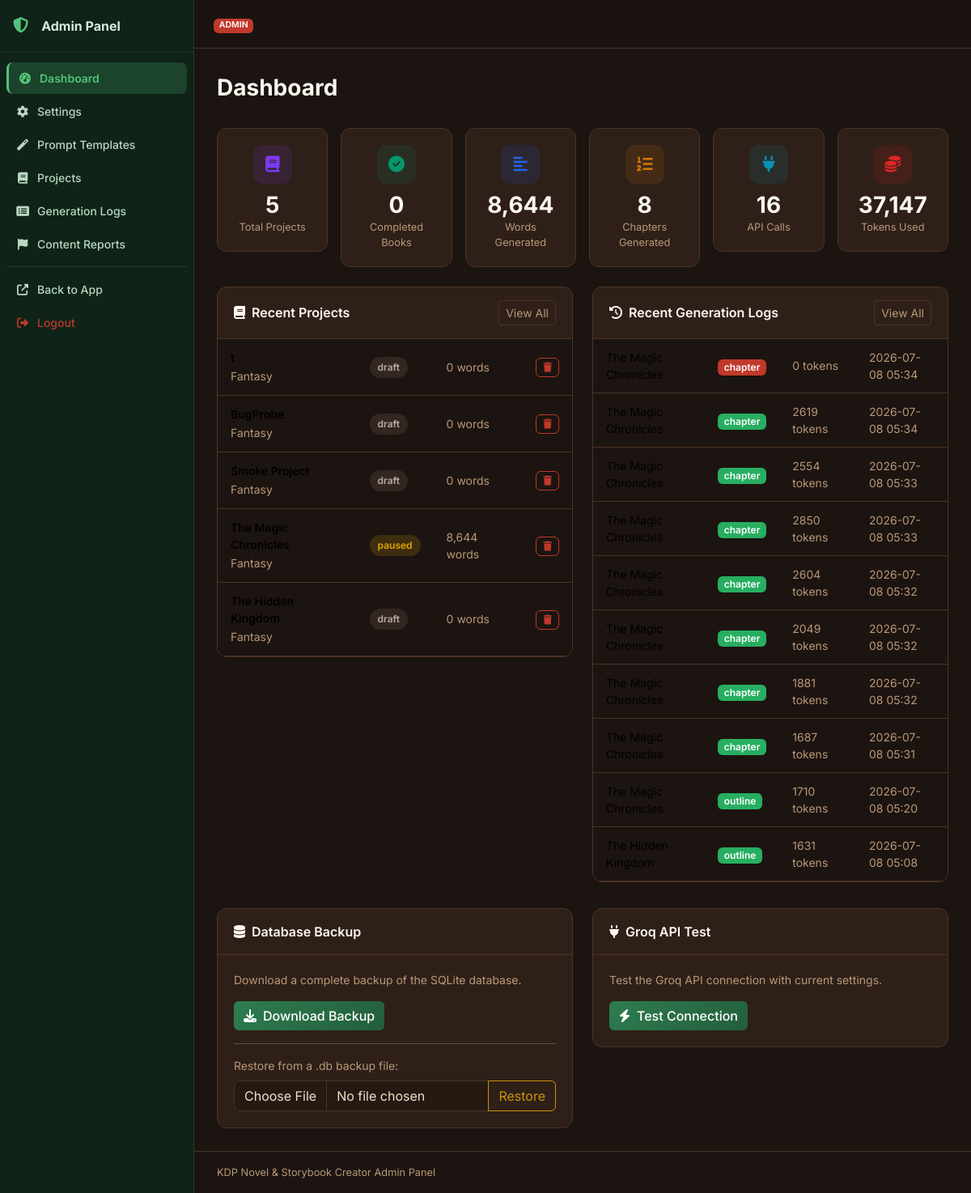
Page /julisunkan/dashboard (signed in) on the committed database.
### tables this page shows
CREATE TABLE projects (
    id INTEGER PRIMARY KEY AUTOINCREMENT,
    title TEXT NOT NULL,
    subtitle TEXT DEFAULT '',
    genre TEXT DEFAULT 'Fantasy',
    audience TEXT DEFAULT 'Adult',
    description TEXT DEFAULT '',
    language TEXT DEFAULT 'English',
    story_type TEXT DEFAULT 'Novel',
    writing_style TEXT DEFAULT 'Descriptive',
    point_of_view TEXT DEFAULT 'Third Person Limited',
    tense TEXT DEFAULT 'Past',
    tone TEXT DEFAULT 'Adventurous',
    num_chapters INTEGER DEFAULT 10,
    words_per_chapter INTEGER DEFAULT 2000,
    creativity_level TEXT DEFAULT 'balanced',
    temperature REAL DEFAULT 0.7,
    top_p REAL DEFAULT 0.9,
    max_tokens INTEGER DEFAULT 4096,
    status TEXT DEFAULT 'draft',
    current_chapter INTEGER DEFAULT 0,
    total_words INTEGER DEFAULT 0,
    cover_prompt TEXT DEFAULT '',
    include_images INTEGER DEFAULT 0,
    images_per_chapter INTEGER DEFAULT 1,
    image_style TEXT DEFAULT 'Realistic',
    created_at TIMESTAMP DEFAULT CURRENT_TIMESTAMP,
    updated_at TIMESTAMP DEFAULT CURRENT_TIMESTAMP
);

CREATE TABLE generation_logs (
    id INTEGER PRIMARY KEY AUTOINCREMENT,
    project_id INTEGER,
    chapter_id INTEGER,
    log_type TEXT DEFAULT 'chapter',
    prompt TEXT DEFAULT '',
    response TEXT DEFAULT '',
    tokens_used INTEGER DEFAULT 0,
    generation_time REAL DEFAULT 0,
    status TEXT DEFAULT 'success',
    error_message TEXT DEFAULT '',
    created_at TIMESTAMP DEFAULT CURRENT_TIMESTAMP,
    FOREIGN KEY (project_id) REFERENCES projects(id) ON DELETE CASCADE
);

CREATE TABLE settings (
    id INTEGER PRIMARY KEY AUTOINCREMENT,
    key TEXT UNIQUE NOT NULL,
    value TEXT,
    updated_at TIMESTAMP DEFAULT CURRENT_TIMESTAMP
);

### routes/admin.py (the view)
@bp.route('/dashboard')
@admin_required
def dashboard():
    db = get_db()
    stats = {
        'total_projects': db.execute('SELECT COUNT(*) FROM projects').fetchone()[0],
        'completed': db.execute("SELECT COUNT(*) FROM projects WHERE status='completed'").fetchone()[0],
        'total_words': db.execute('SELECT COALESCE(SUM(total_words),0) FROM projects').fetchone()[0],
        'total_chapters': db.execute("SELECT COUNT(*) FROM chapters WHERE status='generated'").fetchone()[0],
        'total_api_calls': db.execute('SELECT COALESCE(SUM(api_requests),0) FROM statistics').fetchone()[0],
        'total_tokens': db.execute('SELECT COALESCE(SUM(tokens_used),0) FROM statistics').fetchone()[0],
        'total_books': db.execute('SELECT COALESCE(SUM(books_generated),0) FROM statistics').fetchone()[0],
        'total_log_errors': db.execute("SELECT COUNT(*) FROM generation_logs WHERE status='error'").fetchone()[0],
    }
    recent_projects = db.execute(
        'SELECT * FROM projects ORDER BY updated_at DESC LIMIT 10'
    ).fetchall()
    recent_logs = db.execute(
        '''SELECT gl.*, p.title as project_title FROM generation_logs gl
           LEFT JOIN projects p ON gl.project_id = p.id
           ORDER BY gl.id DESC LIMIT 20'''
    ).fetchall()
    daily_stats = db.execute(
        'SELECT * FROM statistics ORDER BY date DESC LIMIT 30'
    ).fetchall()
    return render_template('admin/dashboard.html', stats=stats,
                           recent_projects=recent_projects,
                           recent_logs=recent_logs, daily_stats=daily_stats)

### database/__init__.py (called while the page is built)
def get_db():
    if 'db' not in g:
        db_path = current_app.config['DATABASE']
        os.makedirs(os.path.dirname(db_path), exist_ok=True)
        g.db = sqlite3.connect(db_path)
        g.db.row_factory = sqlite3.Row
        g.db.execute('PRAGMA foreign_keys = ON')
        g.db.execute('PRAGMA journal_mode = WAL')
    return g.db

### utils/helpers.py (called while the page is built)
def admin_required(f):
    @wraps(f)
    def decorated(*args, **kwargs):
        if not session.get('admin_logged_in'):
            return redirect(url_for('admin.login'))
        return f(*args, **kwargs)
    return decorated

def get_setting(db, key, default=''):
    row = db.execute('SELECT value FROM settings WHERE key = ?', (key,)).fetchone()
    return row['value'] if row else default

### templates/admin/dashboard.html (shortened to what this page needs)
{% extends "admin/base.html" %}
{% block admin_content %}
<div class="page-header">
  <h1 class="page-title">Dashboard</h1>
</div>
<div class="row g-3 mb-4">
  {% set admin_stats = [
    ('total_projects', 'Total Projects', 'fas fa-book', '#7c3aed'),
    ('completed', 'Completed Books', 'fas fa-check-circle', '#059669'),
    ('total_words', 'Words Generated', 'fas fa-align-left', '#2563eb'),
    ('total_chapters', 'Chapters Generated', 'fas fa-list-ol', '#d97706'),
    ('total_api_calls', 'API Calls', 'fas fa-plug', '#0891b2'),
    ('total_tokens', 'Tokens Used', 'fas fa-coins', '#dc2626'),
  ] %}
  {% for key, label, icon, color in admin_stats %}
  <div class="col-6 col-md-4 col-xl-2">
    <div class="stat-card">
      <div class="stat-icon" style="background:{{ color }}20;color:{{ color }}">
        <i class="{{ icon }}"></i>
      </div>
      <div class="stat-value">{{ '{:,}'.format(stats[key]) }}</div>
      <div class="stat-label">{{ label }}</div>
    </div>
  </div>
  {% endfor %}
</div>
<div class="row g-4">
  <div class="col-lg-6">
    <div class="card data-card">
      <div class="card-header d-flex justify-content-between">
        <span><i class="fas fa-book me-2"></i>Recent Projects</span>
        <a href="{{ url_for('admin.projects') }}" class="btn btn-sm btn-outline-secondary">View All</a>
      </div>
      <div class="card-body p-0">
        <table class="table table-sm table-hover mb-0">
          <tbody>
            {% for p in recent_projects %}
            <tr>
              <td>
                <div class="fw-600 small">{{ p.title[:30] }}</div>
                <small class="text-muted">{{ p.genre }}</small>
              </td>
              <td><span class="status-pill status-{{ p.status }} small">{{ p.status }}</span></td>
              <td class="text-muted small">{{ '{:,}'.format(p.total_words) }} words</td>
              <td>
                <form method="POST" action="{{ url_for('admin.delete_project', project_id=p.id) }}" style="display:inline" id="dash-del-{{ p.id }}">
                  <button type="button" class="btn btn-xs btn-outline-danger"
                          onclick="showConfirm('Delete this project? This cannot be undone.', function(){ document.getElementById('dash-del-{{ p.id }}').submit(); })">
                    <i class="fas fa-trash"></i>
                  </button>
                </form>
              </td>
            </tr>
            {% endfor %}
          </tbody>
        </table>
      </div>
    </div>
  </div>
  <div class="col-lg-6">
    <div class="card data-card">
      <div class="card-header d-flex justify-content-between">
        <span><i class="fas fa-history me-2"></i>Recent Generation Logs</span>
        <a href="{{ url_for('admin.logs') }}" class="btn btn-sm btn-outline-secondary">View All</a>
      </div>
      <div class="card-body p-0">
        <table class="table table-sm table-hover mb-0">
          <tbody>
            {% for log in recent_logs %}
            <tr>
              <td class="small">{{ log.project_title or '—' }}</td>
              <td><span class="badge bg-{{ 'success' if log.status == 'success' else 'danger' }}">{{ log.log_type }}</span></td>
              <td class="text-muted small">{{ log.tokens_used }} tokens</td>
              <td class="text-muted small">{{ log.created_at[:16] if log.created_at else '—' }}</td>
            </tr>
            {% endfor %}
          </tbody>
        </table>
      </div>
    </div>
  </div>
</div>
<div class="row g-4 mt-2">
  <div class="col-md-6">
    <div class="card form-card">
      <div class="card-header"><i class="fas fa-database me-2"></i>Database Backup</div>
      <div class="card-body">
        <p class="text-muted small mb-3">Download a complete backup of the SQLite database.</p>
        <form method="POST" action="{{ url_for('admin.backup') }}">
          <button type="submit" class="btn btn-primary">
            <i class="fas fa-download me-2"></i>Download Backup
          </button>
        </form>
        <hr>
        <p class="text-muted small mb-2">Restore from a .db backup file:</p>
        <form method="POST" action="{{ url_for('admin.restore') }}" enctype="multipart/form-data" id="restoreForm">
          <div class="input-group">
            <input type="file" name="backup_file" class="form-control" accept=".db">
            <button type="button" class="btn btn-outline-warning"
                    onclick="showConfirm('Restore database? This will overwrite all current data and cannot be undone.', function(){ document.getElementById('restoreForm').submit(); })">
              Restore
            </button>
          </div>
        </form>
      </div>
    </div>
  </div>
  <div class="col-md-6">
    <div class="card form-card">
      <div class="card-header"><i class="fas fa-plug me-2"></i>Groq API Test</div>
      <div class="card-body">
        <p class="text-muted small mb-3">Test the Groq API connection with current settings.</p>
        <button class="btn btn-primary" onclick="testGroq()">
          <i class="fas fa-bolt me-2"></i>Test Connection
        </button>
      </div>
    </div>
  </div>
</div>
{% endblock %}

### templates/admin/base.html (shortened to what this page needs)
<!DOCTYPE html>
<html lang="en" data-theme="{{ default_theme or 'dark' }}">
<head>
  <link href="https://cdn.jsdelivr.net/npm/bootstrap@5.3.2/dist/css/bootstrap.min.css" rel="stylesheet">
  <link href="https://cdnjs.cloudflare.com/ajax/libs/font-awesome/6.5.0/css/all.min.css" rel="stylesheet">
  <link href="{{ url_for('static', filename='css/style.css') }}" rel="stylesheet">
</head>
<body>
<nav class="sidebar" id="sidebar">
  <div class="sidebar-header">
    <a href="{{ url_for('admin.dashboard') }}" class="sidebar-brand">
      <i class="fas fa-shield-alt me-2"></i><span>Admin Panel</span>
    </a>
  </div>
  <div class="sidebar-menu">
    <a href="{{ url_for('admin.dashboard') }}" class="sidebar-item {% if request.endpoint == 'admin.dashboard' %}active{% endif %}">
      <i class="fas fa-tachometer-alt"></i><span>Dashboard</span>
    </a>
    <a href="{{ url_for('admin.settings') }}" class="sidebar-item {% if request.endpoint == 'admin.settings' %}active{% endif %}">
      <i class="fas fa-cog"></i><span>Settings</span>
    </a>
    <a href="{{ url_for('admin.prompts') }}" class="sidebar-item {% if request.endpoint == 'admin.prompts' %}active{% endif %}">
      <i class="fas fa-magic"></i><span>Prompt Templates</span>
    </a>
    <a href="{{ url_for('admin.projects') }}" class="sidebar-item {% if request.endpoint == 'admin.projects' %}active{% endif %}">
      <i class="fas fa-book"></i><span>Projects</span>
    </a>
    <a href="{{ url_for('admin.logs') }}" class="sidebar-item {% if request.endpoint == 'admin.logs' %}active{% endif %}">
      <i class="fas fa-list-alt"></i><span>Generation Logs</span>
    </a>
    <a href="{{ url_for('admin.reports') }}" class="sidebar-item {% if request.endpoint == 'admin.reports' %}active{% endif %}">
      <i class="fas fa-flag"></i><span>Content Reports</span>
    </a>
    <div class="sidebar-divider"></div>
    <a href="{{ url_for('main.index') }}" class="sidebar-item">
      <i class="fas fa-external-link-alt"></i><span>Back to App</span>
    </a>
    <a href="{{ url_for('admin.logout') }}" class="sidebar-item text-danger">
      <i class="fas fa-sign-out-alt"></i><span>Logout</span>
    </a>
  </div>
</nav>
<div class="main-wrapper" id="mainWrapper">
  <header class="topnav">
    <div class="topnav-breadcrumb">
      <span class="badge bg-danger me-2">ADMIN</span>
    </div>
  </header>
  <main class="content-area">
    {% block admin_content %}{% endblock %}
  </main>
  <footer class="content-footer"><span>{{ app_name }} Admin Panel</span></footer>
</div>
</body>
</html>

### rows in the picture
projects: title "t", genre "Fantasy", status "draft", total_words "0"
projects: title "BugProbe", genre "Fantasy", status "draft", total_words "0"
projects: title "Smoke Project", genre "Fantasy", status "draft", total_words "0"
projects: title "The Magic Chronicles", genre "Fantasy", status "paused", total_words "8,644"
projects: title "The Hidden Kingdom", genre "Fantasy", status "draft", total_words "0"
generation_logs: title "The Magic Chronicles", log_type "chapter", tokens_used "0", created_at "2026-07-08 05:34"
generation_logs: title "The Magic Chronicles", log_type "chapter", tokens_used "2619", created_at "2026-07-08 05:34"
generation_logs: title "The Magic Chronicles", log_type "chapter", tokens_used "2554", created_at "2026-07-08 05:33"
generation_logs: title "The Magic Chronicles", log_type "chapter", tokens_used "2850", created_at "2026-07-08 05:33"
generation_logs: title "The Magic Chronicles", log_type "chapter", tokens_used "2604", created_at "2026-07-08 05:32"
generation_logs: title "The Magic Chronicles", log_type "chapter", tokens_used "2049", created_at "2026-07-08 05:32"
generation_logs: title "The Magic Chronicles", log_type "chapter", tokens_used "1881", created_at "2026-07-08 05:32"
generation_logs: title "The Magic Chronicles", log_type "chapter", tokens_used "1687", created_at "2026-07-08 05:31"
generation_logs: title "The Magic Chronicles", log_type "outline", tokens_used "1710", created_at "2026-07-08 05:20"
generation_logs: title "The Hidden Kingdom", log_type "outline", tokens_used "1631", created_at "2026-07-08 05:08"
settings: value "KDP Novel & Storybook Creator"

### other values in the picture
{{ '{:,}'.format(stats[key]) }} "5" "0" "8,644" "8" "16" "37,147"
{{ label }} "Total Projects" "Completed Books" "Words Generated" "Chapters Generated" "API Calls" "Tokens Used"
